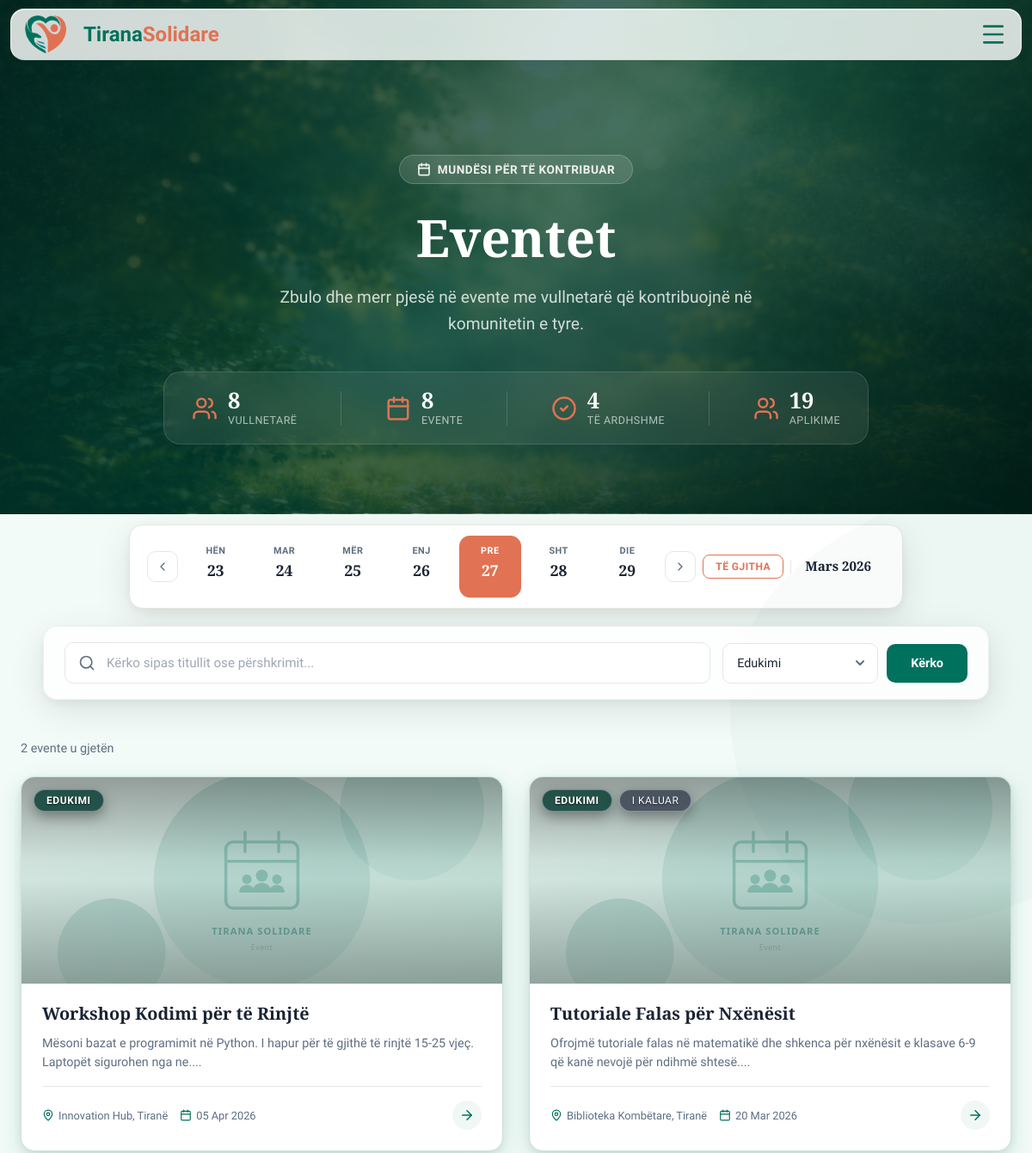
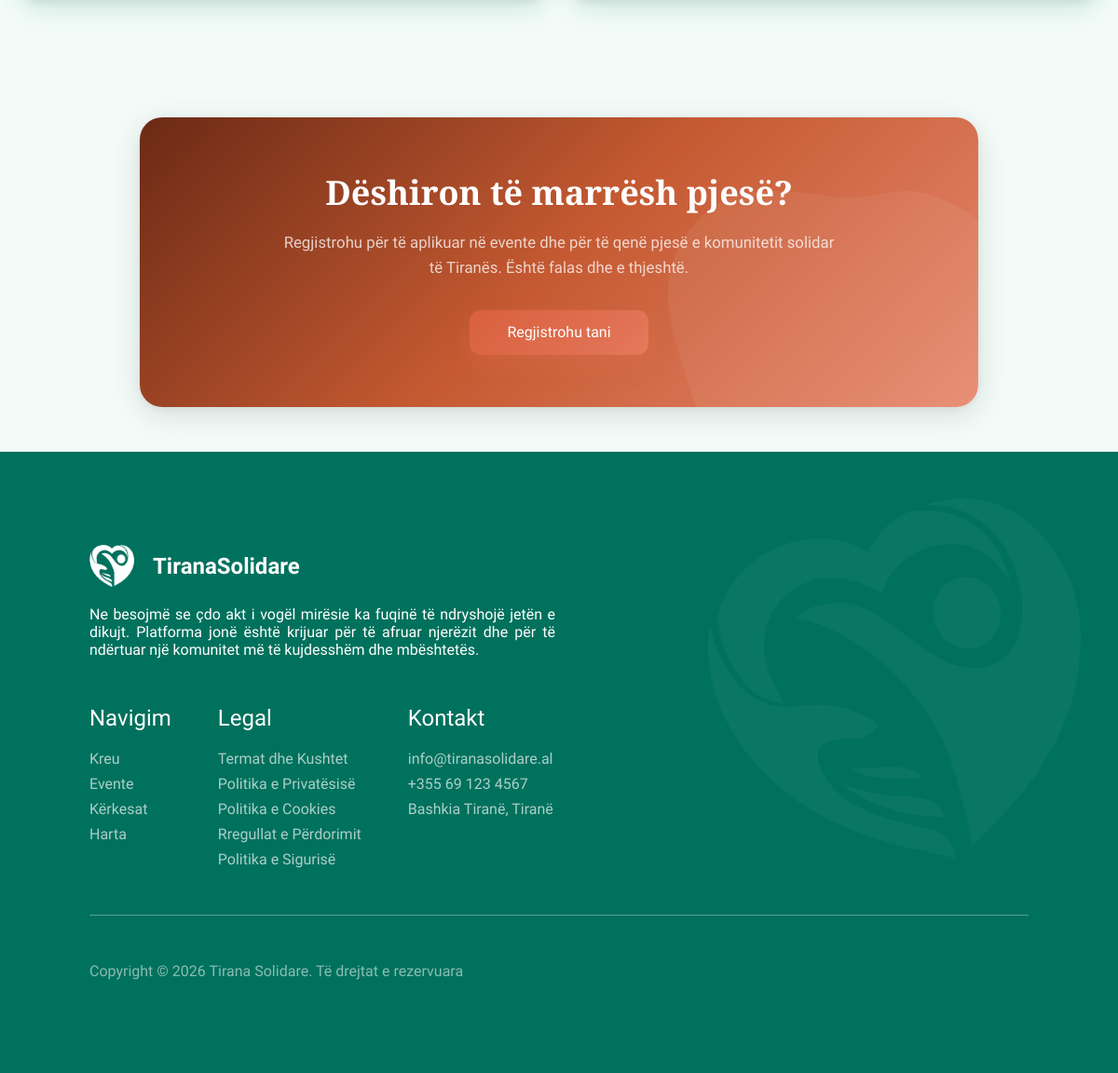
The page /views/events.php?category=3 on the database its author committed (2 pictures, top to bottom).
### tables this page shows
CREATE TABLE `eventi` (
  `id_eventi` int(11) NOT NULL,
  `id_perdoruesi` int(11) DEFAULT NULL,
  `id_kategoria` int(11) DEFAULT NULL,
  `titulli` varchar(200) DEFAULT NULL,
  `pershkrimi` text DEFAULT NULL,
  `data` datetime DEFAULT NULL,
  `vendndodhja` varchar(255) DEFAULT NULL,
  `latitude` decimal(10,7) DEFAULT NULL,
  `longitude` decimal(10,7) DEFAULT NULL,
  `banner` varchar(500) DEFAULT NULL COMMENT 'URL to image storage',
  `krijuar_me` timestamp NOT NULL DEFAULT current_timestamp()
);

CREATE TABLE `kategoria` (
  `id_kategoria` int(11) NOT NULL,
  `emri` varchar(50) DEFAULT NULL
);

### views/events.php (the view, shortened to what the rows shown need)
<?php
require_once __DIR__ . '/../config/db.php';
$isLoggedIn = isset($_SESSION['user_id']);
$isAdmin = ($isLoggedIn && ($_SESSION['roli'] ?? '') === 'Admin');
$events = $categories = [];
$search = '';
if (!isset($_GET['id'])) {
$page   = max(1, (int) ($_GET['page'] ?? 1));
$limit  = 12;
$offset = ($page - 1) * $limit;
$search   = trim($_GET['search'] ?? '');
$category = (int) ($_GET['category'] ?? 0);
$where  = [];
$params = [];
if ($category > 0) {
    $where[]  = 'e.id_kategoria = ?';
    $params[] = $category;
}
$whereSQL = $where ? 'WHERE ' . implode(' AND ', $where) : '';
$sql = "SELECT e.*, k.emri AS kategoria_emri, p.emri AS krijuesi_emri
        FROM Eventi e
        LEFT JOIN Kategoria k ON k.id_kategoria = e.id_kategoria
        LEFT JOIN Perdoruesi p ON p.id_perdoruesi = e.id_perdoruesi
        $whereSQL
        ORDER BY CASE WHEN e.data >= NOW() THEN 0 ELSE 1 END ASC, e.data DESC
        LIMIT ? OFFSET ?";
$params[] = $limit;
$params[] = $offset;
$stmt = $pdo->prepare($sql);
$stmt->execute($params);
$events = $stmt->fetchAll(PDO::FETCH_ASSOC);
$days_sq = ['Hën','Mar','Mër','Enj','Pre','Sht','Die'];
$today = new DateTime();
$monday = clone $today;
$monday->modify('monday this week');
$weekDays = [];
for ($i = 0; $i < 7; $i++) {
    $d = clone $monday;
    $d->modify("+$i days");
    $dayStr = $d->format('Y-m-d');
    $hasEvent = false;
    foreach ($events as $ev) {
        if (date('Y-m-d', strtotime($ev['data'])) === $dayStr) { $hasEvent = true; break; }
    }
    $weekDays[] = [
        'name' => $days_sq[$i],
        'num'  => $d->format('d'),
        'date' => $dayStr,
        'isToday'   => $d->format('Y-m-d') === $today->format('Y-m-d'),
        'hasEvents' => $hasEvent,
    ];
}
}
?>
<!DOCTYPE html>
<html lang="sq">
<head>
  <link rel="stylesheet" href="/TiranaSolidare/public/assets/styles/main.css?v=20260318a">
  <link rel="stylesheet" href="/TiranaSolidare/public/assets/styles/requests.css?v=20260321c">  <link rel="stylesheet" href="https://unpkg.com/leaflet@1.9.4/dist/leaflet.css" />
  <link rel="stylesheet" href="/TiranaSolidare/assets/css/map.css"></head>
<body class="page-events">
<?php include __DIR__ . '/../public/components/header.php'; ?>
<main>
<?php if (isset($event) && $event): ?>
<!-- ═══════════════════════════════════════════════════════════
     SINGLE EVENT DETAIL — Premium View
     ═══════════════════════════════════════════════════════════ -->
<section class="rq-detail-hero">
  <svg class="rq-blob rq-blob--hero-1" viewBox="0 0 200 200" xmlns="http://www.w3.org/2000/svg"><path fill="rgba(255,255,255,0.08)" d="M44.7,-76.4C58.8,-69.2,71.8,-58.7,79.6,-45.1C87.4,-31.5,90.1,-15.7,88.5,-0.9C86.9,13.9,81.1,27.8,72.6,39.6C64.1,51.4,52.9,61.2,40.1,68.4C27.3,75.6,13.7,80.3,-0.8,81.7C-15.3,83.1,-30.5,81.3,-43.4,74.2C-56.2,67.2,-66.7,55,-73.8,41.2C-80.8,27.3,-84.4,11.7,-83.5,-3.5C-82.6,-18.7,-77.2,-33.4,-68,-45.1C-58.8,-56.8,-45.9,-65.4,-32.3,-72.8C-18.7,-80.3,-9.3,-86.5,3.2,-91.9C15.7,-97.4,30.5,-83.6,44.7,-76.4Z" transform="translate(100 100)"/></svg>
  <svg class="rq-blob rq-blob--hero-2" viewBox="0 0 200 200" xmlns="http://www.w3.org/2000/svg"><path fill="rgba(255,215,0,0.06)" d="M39.5,-51.2C52.9,-46.3,66.8,-37.9,71.4,-25.7C76.1,-13.5,71.5,2.6,66,17.3C60.6,31.9,54.3,45.1,44,54.7C33.6,64.3,19.3,70.2,3.4,73.7C-12.6,77.2,-30.3,78.4,-42.2,70.1C-54,61.7,-60,43.8,-65.3,27.3C-70.6,10.8,-75.2,-4.2,-72.3,-18.2C-69.5,-32.1,-59.2,-45,-46.1,-50C-33.1,-55,-16.5,-52.2,-1.4,-50.2C13.7,-48.3,26.1,-56.1,39.5,-51.2Z" transform="translate(100 100)"/></svg>
  <div class="rq-detail-hero__inner">
    <a href="/TiranaSolidare/views/events.php" class="rq-back-link">
      <svg xmlns="http://www.w3.org/2000/svg" width="18" height="18" viewBox="0 0 24 24" fill="none" stroke="currentColor" stroke-width="2" stroke-linecap="round" stroke-linejoin="round"><path d="m12 19-7-7 7-7"/><path d="M19 12H5"/></svg>
      Kthehu te eventet
    </a>
    <div class="rq-detail-hero__badges">
      <span class="rq-badge rq-badge--event">
        <svg xmlns="http://www.w3.org/2000/svg" width="14" height="14" viewBox="0 0 24 24" fill="none" stroke="currentColor" stroke-width="2.5" stroke-linecap="round" stroke-linejoin="round"><rect width="18" height="18" x="3" y="4" rx="2"/><line x1="16" x2="16" y1="2" y2="6"/><line x1="8" x2="8" y1="2" y2="6"/><line x1="3" x2="21" y1="10" y2="10"/></svg>
        Event
      </span>
    </div>
    <h1><?= htmlspecialchars($event['titulli']) ?></h1>
    <div class="rq-detail-hero__meta">
      <span><svg xmlns="http://www.w3.org/2000/svg" width="16" height="16" viewBox="0 0 24 24" fill="none" stroke="currentColor" stroke-width="2" stroke-linecap="round" stroke-linejoin="round"><rect width="18" height="18" x="3" y="4" rx="2"/><line x1="16" x2="16" y1="2" y2="6"/><line x1="8" x2="8" y1="2" y2="6"/><line x1="3" x2="21" y1="10" y2="10"/></svg> <?= date('d M Y, H:i', strtotime($event['data'])) ?></span>
      <span><svg xmlns="http://www.w3.org/2000/svg" width="16" height="16" viewBox="0 0 24 24" fill="none" stroke="currentColor" stroke-width="2" stroke-linecap="round" stroke-linejoin="round"><path d="M20 10c0 4.993-5.539 10.193-7.399 11.799a1 1 0 0 1-1.202 0C9.539 20.193 4 14.993 4 10a8 8 0 0 1 16 0"/><circle cx="12" cy="10" r="3"/></svg> <?= htmlspecialchars($event['vendndodhja'] ?? 'Tiranë') ?></span>
      <span><svg xmlns="http://www.w3.org/2000/svg" width="16" height="16" viewBox="0 0 24 24" fill="none" stroke="currentColor" stroke-width="2" stroke-linecap="round" stroke-linejoin="round"><path d="M16 21v-2a4 4 0 0 0-4-4H6a4 4 0 0 0-4 4v2"/><circle cx="9" cy="7" r="4"/><path d="M22 21v-2a4 4 0 0 0-3-3.87"/><path d="M16 3.13a4 4 0 0 1 0 7.75"/></svg> <?= $event['total_aplikime'] ?> aplikime</span>
    </div>
  </div>
</section>
<section class="rq-detail-body">
  <div class="rq-detail-layout">
    <div class="rq-detail-main">
      <div class="rq-detail-banner">
        <img src="<?= !empty($event['banner']) ? htmlspecialchars($event['banner']) : '/TiranaSolidare/public/assets/images/default-event.svg' ?>" alt="<?= htmlspecialchars($event['titulli']) ?>" onerror="this.src='/TiranaSolidare/public/assets/images/default-event.svg'">
      </div>
      <div class="rq-detail-text">
        <h2>Përshkrimi</h2>
        <p><?= nl2br(htmlspecialchars($event['pershkrimi'] ?? 'Nuk ka përshkrim.')) ?></p>
      </div>
      <?php if (!empty($event['latitude']) && !empty($event['longitude'])): ?>
      <div class="map-detail-card">
        <div class="map-detail-card__header">
          <svg xmlns="http://www.w3.org/2000/svg" width="18" height="18" viewBox="0 0 24 24" fill="none" stroke="currentColor" stroke-width="2" stroke-linecap="round" stroke-linejoin="round"><path d="M20 10c0 4.993-5.539 10.193-7.399 11.799a1 1 0 0 1-1.202 0C9.539 20.193 4 14.993 4 10a8 8 0 0 1 16 0"/><circle cx="12" cy="10" r="3"/></svg>
          Vendndodhja në hartë
        </div>
        <div id="event-detail-map" class="ts-map-display"></div>
      </div>
      <?php endif; ?>
    </div>
    <aside class="rq-detail-sidebar">
      <div class="rq-sidebar-card">
        <h3>Informacione</h3>
        <ul class="rq-sidebar-info">
          <li>
            <div class="rq-info-icon">
              <svg xmlns="http://www.w3.org/2000/svg" width="18" height="18" viewBox="0 0 24 24" fill="none" stroke="currentColor" stroke-width="2" stroke-linecap="round" stroke-linejoin="round"><path d="M19 21v-2a4 4 0 0 0-4-4H9a4 4 0 0 0-4 4v2"/><circle cx="12" cy="7" r="4"/></svg>
            </div>
            <div><span>Organizuesi</span><strong><?= htmlspecialchars($event['krijuesi_emri'] ?? 'N/A') ?></strong></div>
          </li>
          <li>
            <div class="rq-info-icon">
              <svg xmlns="http://www.w3.org/2000/svg" width="18" height="18" viewBox="0 0 24 24" fill="none" stroke="currentColor" stroke-width="2" stroke-linecap="round" stroke-linejoin="round"><path d="M4 15s1-1 4-1 5 2 8 2 4-1 4-1V3s-1 1-4 1-5-2-8-2-4 1-4 1z"/><line x1="4" x2="4" y1="22" y2="15"/></svg>
            </div>
            <div><span>Kategoria</span><strong><?= htmlspecialchars($event['kategoria_emri'] ?? 'Pa kategori') ?></strong></div>
          </li>
          <li>
            <div class="rq-info-icon">
              <svg xmlns="http://www.w3.org/2000/svg" width="18" height="18" viewBox="0 0 24 24" fill="none" stroke="currentColor" stroke-width="2" stroke-linecap="round" stroke-linejoin="round"><rect width="18" height="18" x="3" y="4" rx="2"/><line x1="16" x2="16" y1="2" y2="6"/><line x1="8" x2="8" y1="2" y2="6"/><line x1="3" x2="21" y1="10" y2="10"/></svg>
            </div>
            <div><span>Data & Ora</span><strong><?= date('d/m/Y — H:i', strtotime($event['data'])) ?></strong></div>
          </li>
          <li>
            <div class="rq-info-icon">
              <svg xmlns="http://www.w3.org/2000/svg" width="18" height="18" viewBox="0 0 24 24" fill="none" stroke="currentColor" stroke-width="2" stroke-linecap="round" stroke-linejoin="round"><path d="M20 10c0 4.993-5.539 10.193-7.399 11.799a1 1 0 0 1-1.202 0C9.539 20.193 4 14.993 4 10a8 8 0 0 1 16 0"/><circle cx="12" cy="10" r="3"/></svg>
            </div>
            <div><span>Vendndodhja</span><strong><?= htmlspecialchars($event['vendndodhja'] ?? 'Tiranë') ?></strong></div>
          </li>
        </ul>
        <div class="rq-sidebar-cta">
          <?php if (!$isLoggedIn): ?>
            <a href="/TiranaSolidare/views/login.php?redirect=<?= urlencode('/TiranaSolidare/views/events.php?id=' . $event['id_eventi']) ?>" class="rq-btn-full rq-btn-login">
              <svg xmlns="http://www.w3.org/2000/svg" width="18" height="18" viewBox="0 0 24 24" fill="none" stroke="currentColor" stroke-width="2" stroke-linecap="round" stroke-linejoin="round"><path d="M15 3h4a2 2 0 0 1 2 2v14a2 2 0 0 1-2 2h-4"/><polyline points="10 17 15 12 10 7"/><line x1="15" x2="3" y1="12" y2="12"/></svg>
              Kyçu për të aplikuar
            </a>
            <p class="rq-sidebar-hint">Duhet të jeni i kyçur për të aplikuar si vullnetar. <a href="/TiranaSolidare/views/login.php?redirect=<?= urlencode('/TiranaSolidare/views/events.php?id=' . $event['id_eventi']) ?>" class="rq-hint-link">Kyçu këtu &rarr;</a></p>
          <?php elseif ($isAdmin): ?>
            <p class="rq-sidebar-hint">Administratorët nuk mund të aplikojnë si vullnetarë.</p>
          <?php elseif ($alreadyApplied): ?>
            <span class="rq-badge rq-badge--status"><?= htmlspecialchars($existingApp['statusi']) ?></span>
            <p class="rq-sidebar-hint">Ju keni aplikuar tashmë për këtë event.</p>
          <?php elseif (strtotime($event['data']) <= time()): ?>
            <p class="rq-sidebar-hint">Ky event ka kaluar. Nuk mund të aplikoni më.</p>
          <?php else: ?>
            <button class="btn_primary rq-btn-full" id="apply-btn" data-event="<?= $event['id_eventi'] ?>">
              <svg xmlns="http://www.w3.org/2000/svg" width="18" height="18" viewBox="0 0 24 24" fill="none" stroke="currentColor" stroke-width="2" stroke-linecap="round" stroke-linejoin="round"><path d="M16 21v-2a4 4 0 0 0-4-4H6a4 4 0 0 0-4 4v2"/><circle cx="9" cy="7" r="4"/><line x1="19" x2="19" y1="8" y2="14"/><line x1="22" x2="16" y1="11" y2="11"/></svg>
              Apliko si Vullnetar
            </button>
          <?php endif; ?>
        </div>
      </div>
      <div class="rq-sidebar-trust">
        <div class="rq-sidebar-trust__icon">
          <svg xmlns="http://www.w3.org/2000/svg" width="24" height="24" viewBox="0 0 24 24" fill="none" stroke="currentColor" stroke-width="2" stroke-linecap="round" stroke-linejoin="round"><path d="M12 22s8-4 8-10V5l-8-3-8 3v7c0 6 8 10 8 10"/><path d="m9 12 2 2 4-4"/></svg>
        </div>
        <p><strong>Platformë komunitare</strong></p>
        <p class="rq-sidebar-trust__sub">Zbulo mundësi të vlefshme për të kontribuar në komunitetin tuaj.</p>
      </div>
    </aside>
  </div>
</section>
<?php else: ?>
<section class="rq-hero rq-hero--events">
  <div class="rq-hero__inner">
    <h1>Eventet</h1>
  </div>
</section>
<section class="rq-results">
  <div>
  <?php if (empty($events)): ?>
    <div class="rq-empty">
      <div class="rq-empty__icon">
        <svg xmlns="http://www.w3.org/2000/svg" width="56" height="56" viewBox="0 0 24 24" fill="none" stroke="currentColor" stroke-width="1" stroke-linecap="round" stroke-linejoin="round"><circle cx="12" cy="12" r="10"/><path d="M16 16s-1.5-2-4-2-4 2-4 2"/><line x1="9" x2="9.01" y1="9" y2="9"/><line x1="15" x2="15.01" y1="9" y2="9"/></svg>
      </div>
      <h3>Nuk u gjetën evente</h3>
      <p><?= $search ? 'Asnjë rezultat për "' . htmlspecialchars($search) . '". Provo me fjalë të tjera.' : 'Nuk ka evente aktive për momentin.' ?></p>
    </div>
  <?php else: ?>
    <div class="rq-grid">
      <?php foreach ($events as $i => $ev): ?>
        <a href="/TiranaSolidare/views/events.php?id=<?= $ev['id_eventi'] ?>" class="rq-card" data-date="<?= date('Y-m-d', strtotime($ev['data'])) ?>" style="animation-delay: <?= $i * 0.05 ?>s">
          <div class="rq-card__visual">
            <img src="<?= !empty($ev['banner']) ? htmlspecialchars($ev['banner']) : '/TiranaSolidare/public/assets/images/default-event.svg' ?>" alt="<?= htmlspecialchars($ev['titulli']) ?>" class="rq-card__img" onerror="this.src='/TiranaSolidare/public/assets/images/default-event.svg'">
            <div class="rq-card__overlay">
              <span class="rq-badge rq-badge--event"><?= htmlspecialchars($ev['kategoria_emri'] ?? 'Event') ?></span>
              <?php if (strtotime($ev['data']) <= time()): ?>
                <span class="rq-badge rq-badge--past">I kaluar</span>
              <?php endif; ?>
            </div>
          </div>
          <div class="rq-card__content">
            <h3 class="rq-card__title"><?= htmlspecialchars($ev['titulli']) ?></h3>
            <p class="rq-card__desc"><?= htmlspecialchars(mb_substr($ev['pershkrimi'] ?? '', 0, 110)) ?>...</p>
            <div class="rq-card__footer">
              <div class="rq-card__meta">
                <span>
                  <?= htmlspecialchars($ev['vendndodhja'] ?? 'Tiranë') ?>
                </span>
                <span>
                  <?= date('d M Y', strtotime($ev['data'])) ?>
                </span>
              </div>
              <span class="rq-card__arrow">
                <svg xmlns="http://www.w3.org/2000/svg" width="18" height="18" viewBox="0 0 24 24" fill="none" stroke="currentColor" stroke-width="2" stroke-linecap="round" stroke-linejoin="round"><path d="M5 12h14"/><path d="m12 5 7 7-7 7"/></svg>
              </span>
            </div>
          </div>
        </a>
      <?php endforeach; ?>
    </div>
  <?php endif; ?>
  </div>
</section>
<section class="rq-cta rq-cta--events">
  <div class="rq-cta__inner">
    <h2>Dëshiron të marrësh pjesë?</h2>
  </div>
</section>
<?php endif; ?>
</main>
</body>
</html>

### rows shown on the page
eventi: id_kategoria.emri "EDUKIMI", titulli "Workshop Kodimi për të Rinjtë", pershkrimi "Mësoni bazat e programimit në Python. I hapur për të gjithë të rinjtë 15-25 vjeç. Laptopët sigurohen nga ne.", vendndodhja "Innovation Hub, Tiranë", data "05 Apr 2026"
eventi: id_kategoria.emri "EDUKIMI", shows "I KALUAR", titulli "Tutoriale Falas për Nxënësit", pershkrimi "Ofrojmë tutoriale falas në matematikë dhe shkenca për nxënësit e klasave 6-9 që kanë nevojë për ndihmë shtesë.", vendndodhja "Biblioteka Kombëtare, Tiranë", data "20 Mar 2026"

### other values the page prints
$statVullnetare "8"
$statTotalEvents "8"
$statUpcoming "4"
$statApplications "19"
$wd['name'] "HËN"
$wd['num'] "23"
$wd['name'] "MAR"
$wd['num'] "24"
$wd['name'] "MËR"
$wd['num'] "25"
$wd['name'] "ENJ"
$wd['num'] "26"
$wd['name'] "PRE"
$wd['num'] "27"
$wd['name'] "SHT"
